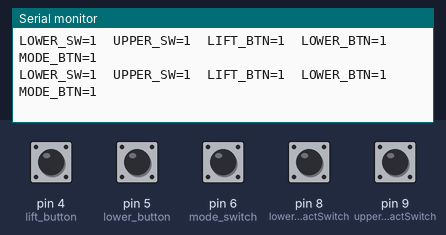
A sketch run on a simulated Arduino Uno, built with avr-gcc and run on an emulated ATmega328P. Parts: the last lines printed to the serial monitor. The test bench sets the inputs (shaded band); at power-on: pin 4 (lift_button), pin 5 (lower_button), pin 6 (mode_switch), pin 8 (lower_contactSwitch), pin 9 (upper_contactSwitch) HIGH.

Above: at 1.2 s.
1.3 s: pin 4 (lift_button) pulled LOW for 0.25 s
At 1.57 s:
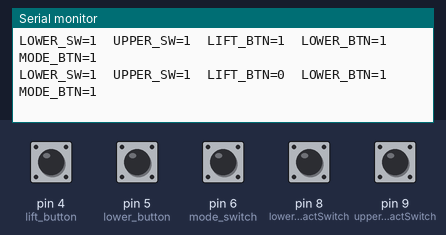
3.0 s: pin 5 (lower_button) pulled LOW for 0.25 s
At 3.17 s:
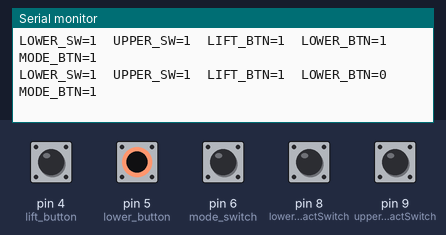
4.7 s: pin 6 (mode_switch) pulled LOW for 0.25 s
At 4.98 s:
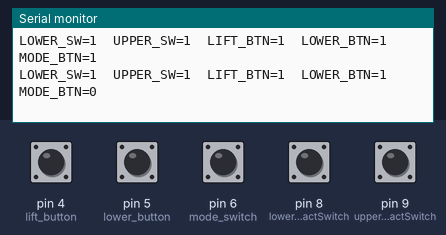
6.4 s: pin 8 (lower_contactSwitch) pulled LOW for 0.25 s
At 6.59 s:
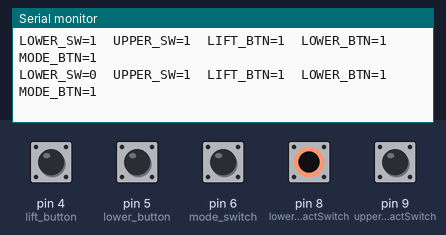
8.1 s: pin 9 (upper_contactSwitch) pulled LOW for 0.25 s
At 8.4 s:
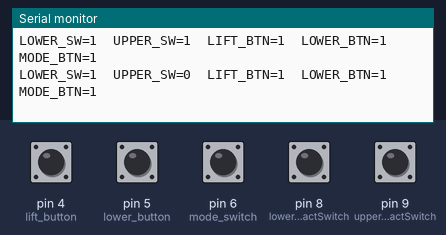

Measured:
- after the input at 1.3 s, the serial monitor: prints a new line after 0.11 s (image 1)
- after the input at 3.0 s, the serial monitor: prints a new line at once (image 2)
- after the input at 4.7 s, the serial monitor: prints a new line after 0.13 s (image 3)
- after the input at 6.4 s, the serial monitor: prints a new line at once (image 4)
- after the input at 8.1 s, the serial monitor: prints a new line after 0.14 s (image 5)

The sketch:

T0_Wiring_Smoke.ino.ino
```cpp
/*
 * T0_Wiring_Smoke.ino
 * Purpose: Verify all inputs are wired and read correctly (no motor activity).
 */

const uint8_t lower_contactSwitch = 8;
const uint8_t upper_contactSwitch = 9;

const uint8_t lift_button  = 4;
const uint8_t lower_button = 5;
const uint8_t mode_switch  = 6;

void setup() {
  Serial.begin(115200);

  pinMode(lower_contactSwitch, INPUT_PULLUP);
  pinMode(upper_contactSwitch, INPUT_PULLUP);
  pinMode(lift_button,  INPUT_PULLUP);
  pinMode(lower_button, INPUT_PULLUP);
  pinMode(mode_switch,  INPUT_PULLUP);

  Serial.println(F("[T0] Wiring smoke — idle should read HIGH (INPUT_PULLUP). Press switches to see LOW."));
}

void loop() {
  Serial.print(F("LOWER_SW=")); Serial.print(digitalRead(lower_contactSwitch));
  Serial.print(F("  UPPER_SW=")); Serial.print(digitalRead(upper_contactSwitch));
  Serial.print(F("  LIFT_BTN=")); Serial.print(digitalRead(lift_button));
  Serial.print(F("  LOWER_BTN=")); Serial.print(digitalRead(lower_button));
  Serial.print(F("  MODE_BTN=")); Serial.println(digitalRead(mode_switch));
  delay(200);
}
```
